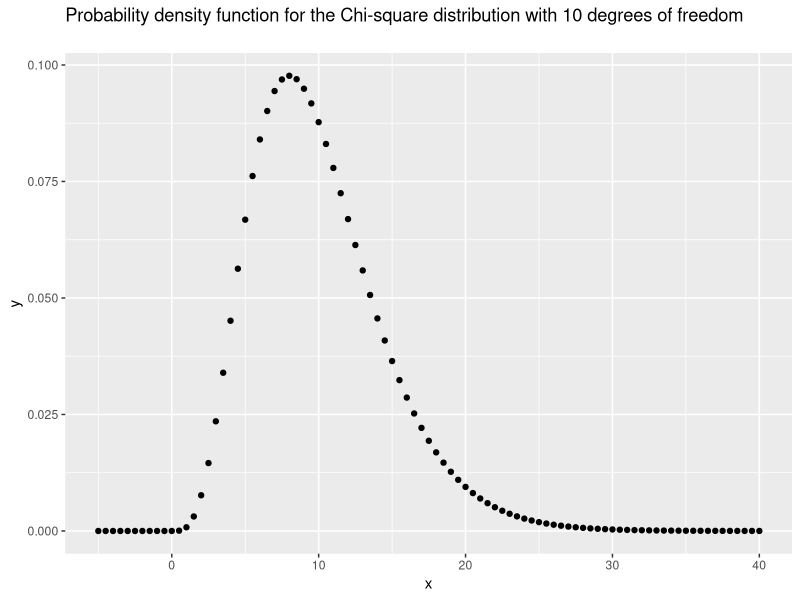

Reproduce this figure in R.
library(ggplot2)
library(timeDate)

# Part a
x <- seq(-5,40,by=.5)
y <- dchisq(x,df=10)
qplot(x, y, main="Probability density function for the Chi-square distribution with 10 degrees of freedom\n")

# Part b
# Generate a random sample of 50 observations
set.seed(12345)     # Just for consistency's sake
sample <- rchisq(50, df=10)

# Part c
round(mean(sample), 3)
round(median(sample), 3)
round(sd(sample), 3)
round(IQR(sample), 3)
round(skewness(sample), 3)
round(kurtosis(sample, method=c("excess")), 3)